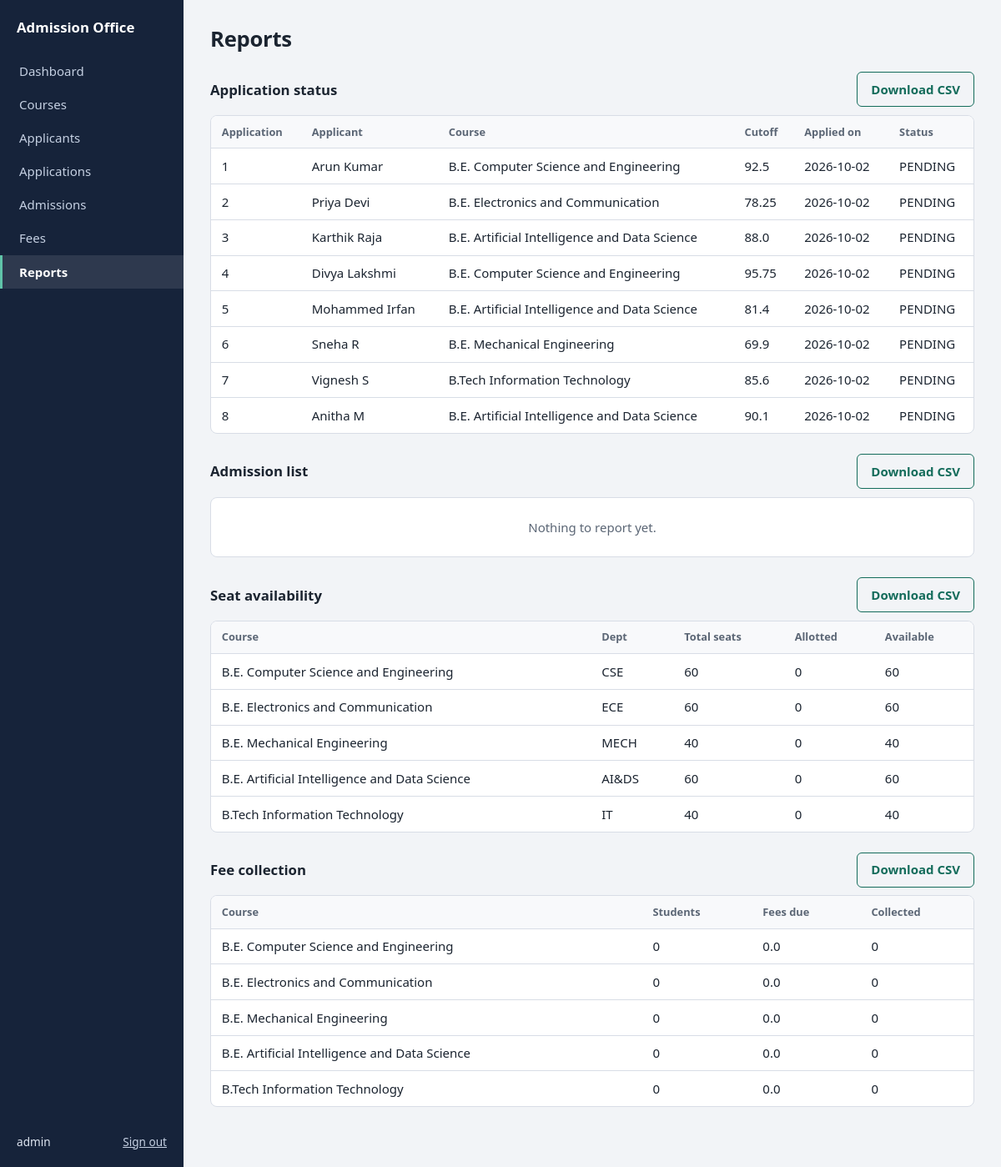
The app's page /reports (signed in) with its own data.
### tables this page shows
CREATE TABLE applications (
    application_id INTEGER PRIMARY KEY AUTOINCREMENT,
    applicant_id   INTEGER NOT NULL REFERENCES applicants(applicant_id),
    course_id      INTEGER NOT NULL REFERENCES courses(course_id),
    apply_date     TEXT NOT NULL,
    status         TEXT NOT NULL DEFAULT 'PENDING'
                   CHECK (status IN ('PENDING', 'APPROVED', 'REJECTED')),
    UNIQUE (applicant_id, course_id)
);

CREATE TABLE applicants (
    applicant_id INTEGER PRIMARY KEY AUTOINCREMENT,
    name         TEXT NOT NULL,
    dob          TEXT NOT NULL,
    gender       TEXT NOT NULL CHECK (gender IN ('M', 'F', 'O')),
    phone        TEXT NOT NULL,
    email        TEXT NOT NULL,
    cutoff_mark  REAL NOT NULL CHECK (cutoff_mark BETWEEN 0 AND 100)
);

CREATE TABLE courses (
    course_id       INTEGER PRIMARY KEY AUTOINCREMENT,
    course_name     TEXT NOT NULL,
    department      TEXT NOT NULL,
    total_seats     INTEGER NOT NULL CHECK (total_seats > 0),
    seats_available INTEGER NOT NULL CHECK (seats_available >= 0),
    fees            REAL NOT NULL CHECK (fees >= 0),
    CHECK (seats_available <= total_seats)
);

### app.py (the view)
@app.route("/reports")
@login_required
def reports():
    data = [(key, title, rows(sql)) for key, (title, sql) in REPORTS.items()]
    return render_template("reports.html", data=data)

### app.py (called while the page is built)
def get_db():
    if "db" not in g:
        g.db = sqlite3.connect(DB_PATH)
        g.db.row_factory = sqlite3.Row
        g.db.execute("PRAGMA foreign_keys = ON")
    return g.db

def rows(sql, args=()):
    return get_db().execute(sql, args).fetchall()

@app.before_request
def csrf_protect():
    if "csrf" not in session:
        session["csrf"] = token_hex(16)
    if request.method == "POST" and request.form.get("csrf") != session["csrf"]:
        abort(400)

def login_required(view):
    @wraps(view)
    def wrapped(*args, **kwargs):
        if "user" not in session:
            return redirect(url_for("login"))
        return view(*args, **kwargs)
    return wrapped

### templates/reports.html (shortened to what this page needs)
{% extends "base.html" %}
{% block content %}
<h1>Reports</h1>
{% for key, title, items in data %}
<section class="report">
  <div class="toolbar"><h2>{{ title }}</h2><a class="btn ghost" href="{{ url_for('reports_csv', name=key) }}">Download CSV</a></div>
  <div class="table-wrap">
  <table>
    {% if items %}
    <thead><tr>{% for k in items[0].keys() %}<th>{{ k }}</th>{% endfor %}</tr></thead>
    <tbody>{% for r in items %}<tr>{% for v in r %}<td>{{ v }}</td>{% endfor %}</tr>{% endfor %}</tbody>
    {% else %}<tbody><tr><td class="empty">Nothing to report yet.</td></tr></tbody>{% endif %}
  </table>
  </div>
</section>
{% endfor %}
{% endblock %}

### static/style.css (style rules this page uses)
:root { --bg: #f2f4f7; --surface: #ffffff; --ink: #16233a; --text: #1b2430; --muted: #5b6675; --line: #d8dde6; --accent: #146c5b; --accent-dark: #0f5648; --danger: #b42318; --warn: #9a5b00; --ok-bg: #e4f3ee; --err-bg: #fdecea; --font: "Segoe UI", system-ui, -apple-system, "Helvetica Neue", Arial, sans-serif; }
* { box-sizing: border-box; }
body { margin: 0; background: var(--bg); color: var(--text); font: 15px/1.5 var(--font); }
h1 { font-size: 1.6rem; margin: 0 0 1.25rem; letter-spacing: -0.01em; }
h2 { font-size: 1.05rem; margin: 0 0 .75rem; }
a { color: var(--accent); }
.btn { font: inherit; font-weight: 600; background: var(--accent); color: #fff; border: 0; border-radius: 6px; padding: .55rem 1rem; cursor: pointer; text-decoration: none; display: inline-block; }
.btn.ghost { background: transparent; color: var(--accent); border: 1px solid var(--accent); }
.table-wrap { overflow-x: auto; background: var(--surface); border: 1px solid var(--line); border-radius: 8px; margin-bottom: 1.5rem; }
table { width: 100%; border-collapse: collapse; }
th, td { text-align: left; padding: .6rem .8rem; border-bottom: 1px solid var(--line); white-space: nowrap; }
th { font-size: .8rem; color: var(--muted); font-weight: 600; background: #f8f9fb; }
tbody tr:last-child td { border-bottom: 0; }
.empty { text-align: center; color: var(--muted); padding: 1.5rem; white-space: normal; }
.toolbar { display: flex; justify-content: space-between; align-items: center; gap: 1rem; flex-wrap: wrap; margin-bottom: .6rem; }
.toolbar h2 { margin: 0; }
.report { margin-bottom: 1rem; }

### records on screen
applications: r "1", apply_date "2026-10-02", status "PENDING"
applicants: name "Arun Kumar", cutoff_mark "92.5"
courses: course_name "B.E. Computer Science and Engineering", department "CSE", r "60" "0" "60" "0" "0.0" "0"
applications: r "2", apply_date "2026-10-02", status "PENDING"
applicants: name "Priya Devi", cutoff_mark "78.25"
courses: course_name "B.E. Electronics and Communication", department "ECE", r "60" "0" "60" "0" "0.0" "0"
applications: r "3", apply_date "2026-10-02", status "PENDING"
applicants: name "Karthik Raja", cutoff_mark "88.0"
courses: course_name "B.E. Artificial Intelligence and Data Science", department "AI&DS", r "60" "0" "60" "0" "0.0" "0"
applications: r "4", apply_date "2026-10-02", status "PENDING"
applicants: name "Divya Lakshmi", cutoff_mark "95.75"
applications: r "5", apply_date "2026-10-02", status "PENDING"
applicants: name "Mohammed Irfan", cutoff_mark "81.4"
applications: r "6", apply_date "2026-10-02", status "PENDING"
applicants: name "Sneha R", cutoff_mark "69.9"
courses: course_name "B.E. Mechanical Engineering", department "MECH", r "40" "0" "40" "0" "0.0" "0"
applications: r "7", apply_date "2026-10-02", status "PENDING"
applicants: name "Vignesh S", cutoff_mark "85.6"
courses: course_name "B.Tech Information Technology", department "IT", r "40" "0" "40" "0" "0.0" "0"
applications: r "8", apply_date "2026-10-02", status "PENDING"
applicants: name "Anitha M", cutoff_mark "90.1"

### other values on screen
{{ label }} "Dashboard" "Courses" "Applicants" "Applications" "Admissions" "Fees" "Reports"
{{ session.user }} "admin"
{{ title }} "Application status" "Admission list" "Seat availability" "Fee collection"
{{ k }} "Application" "Applicant" "Course" "Cutoff" "Applied on" "Status" "Course" "Dept" "Total seats" "Allotted" "Available" "Course" "Students" "Fees due" "Collected"
